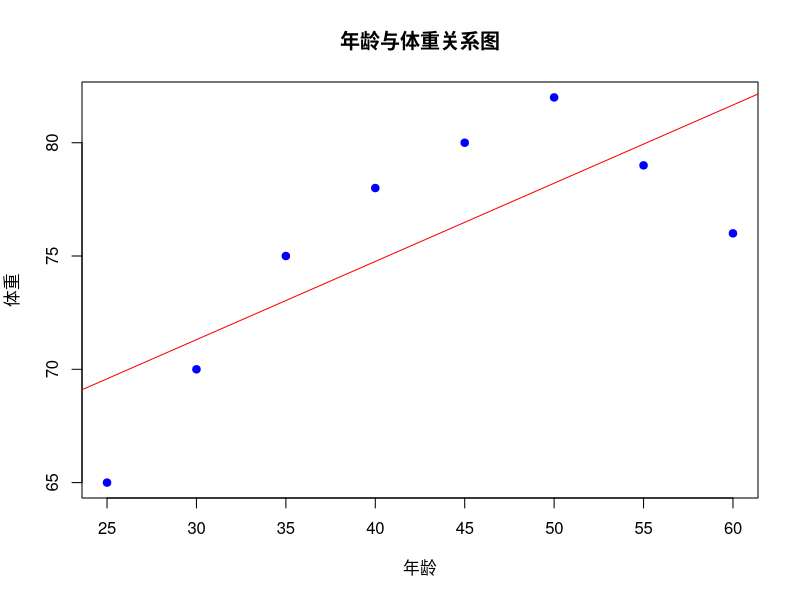
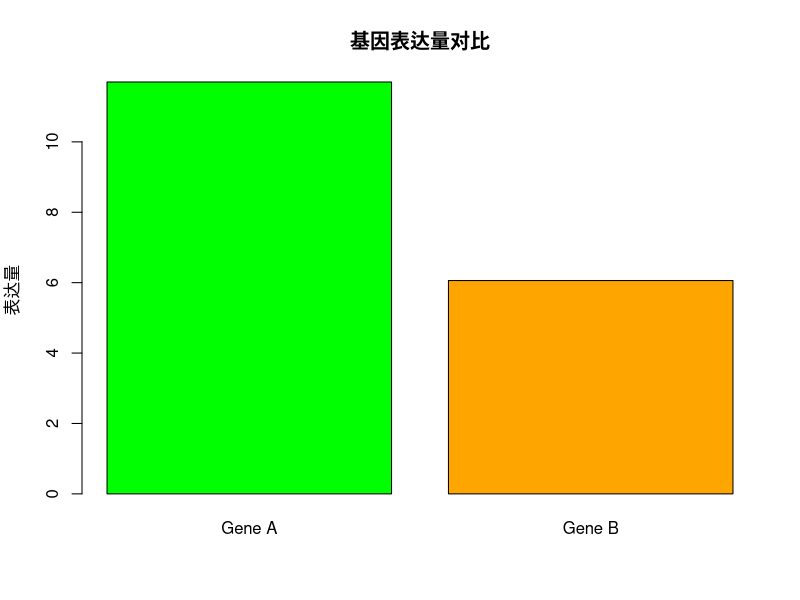

Write R code to recreate these figures, in order.
# 第二章 R语言入门
# 基础程序示例

# 创建输出文件夹
output_dir <- "s2"
if (!dir.exists(output_dir)) {
  dir.create(output_dir, recursive = TRUE)
  cat("创建文件夹:", output_dir, "\n")
}

# Hello World程序
print("Hello, World!")

# 简单数据分析示例 - 年龄与体重
age <- c(25, 30, 35, 40, 45, 50, 55, 60)
weight <- c(65, 70, 75, 78, 80, 82, 79, 76)

# 基础统计分析
mean_age <- mean(age)
mean_weight <- mean(weight)
correlation <- cor(age, weight)

cat("平均年龄:", mean_age, "\n")
cat("平均体重:", mean_weight, "\n")
cat("年龄与体重相关系数:", correlation, "\n")

# 简单可视化
plot(age, weight, 
     main = "年龄与体重关系图",
     xlab = "年龄", ylab = "体重",
     pch = 19, col = "blue")
abline(lm(weight ~ age), col = "red")

# 基因表达数据示例
gene_data <- data.frame(
  sample = c("样本1", "样本2", "样本3", "样本4", "样本5"),
  gene_a = c(10.5, 12.3, 8.7, 15.2, 11.8),
  gene_b = c(5.2, 6.8, 4.1, 7.9, 6.3)
)

# 基因表达分析
mean_gene_a <- mean(gene_data$gene_a)
mean_gene_b <- mean(gene_data$gene_b)

cat("Gene A平均表达量:", mean_gene_a, "\n")
cat("Gene B平均表达量:", mean_gene_b, "\n")

# 基因表达可视化
png(file.path(output_dir, "gene_expression_bar.png"), width = 800, height = 600)
barplot(c(mean_gene_a, mean_gene_b),
        names.arg = c("Gene A", "Gene B"),
        main = "基因表达量对比",
        ylab = "表达量",
        col = c("green", "orange"))
dev.off()

cat("第二章 R语言入门完成！所有结果已保存到文件夹:", output_dir, "\n")